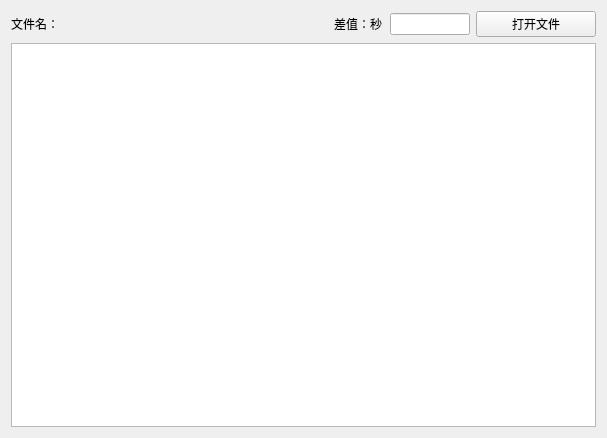
<?xml version="1.0" encoding="UTF-8"?>
<ui version="4.0">
 <class>ExcelWidget</class>
 <widget class="QWidget" name="ExcelWidget">
  <property name="geometry">
   <rect>
    <x>0</x>
    <y>0</y>
    <width>607</width>
    <height>438</height>
   </rect>
  </property>
  <property name="windowTitle">
   <string>ExcelWidget</string>
  </property>
  <layout class="QGridLayout" name="gridLayout_2">
   <item row="0" column="1">
    <widget class="QLabel" name="label">
     <property name="text">
      <string/>
     </property>
    </widget>
   </item>
   <item row="0" column="4">
    <widget class="QPushButton" name="openButton">
     <property name="minimumSize">
      <size>
       <width>120</width>
       <height>0</height>
      </size>
     </property>
     <property name="maximumSize">
      <size>
       <width>120</width>
       <height>16777215</height>
      </size>
     </property>
     <property name="text">
      <string>打开文件</string>
     </property>
    </widget>
   </item>
   <item row="0" column="0">
    <widget class="QLabel" name="label_2">
     <property name="minimumSize">
      <size>
       <width>50</width>
       <height>0</height>
      </size>
     </property>
     <property name="maximumSize">
      <size>
       <width>50</width>
       <height>16777215</height>
      </size>
     </property>
     <property name="text">
      <string>文件名：</string>
     </property>
    </widget>
   </item>
   <item row="0" column="2">
    <widget class="QLabel" name="label_3">
     <property name="minimumSize">
      <size>
       <width>50</width>
       <height>0</height>
      </size>
     </property>
     <property name="maximumSize">
      <size>
       <width>50</width>
       <height>16777215</height>
      </size>
     </property>
     <property name="text">
      <string>差值：秒</string>
     </property>
    </widget>
   </item>
   <item row="1" column="0" colspan="5">
    <widget class="QTextEdit" name="textEdit"/>
   </item>
   <item row="0" column="3">
    <widget class="QLineEdit" name="lineEdit">
     <property name="minimumSize">
      <size>
       <width>80</width>
       <height>0</height>
      </size>
     </property>
     <property name="maximumSize">
      <size>
       <width>80</width>
       <height>16777215</height>
      </size>
     </property>
    </widget>
   </item>
  </layout>
 </widget>
 <layoutdefault spacing="6" margin="11"/>
 <resources/>
 <connections/>
</ui>
